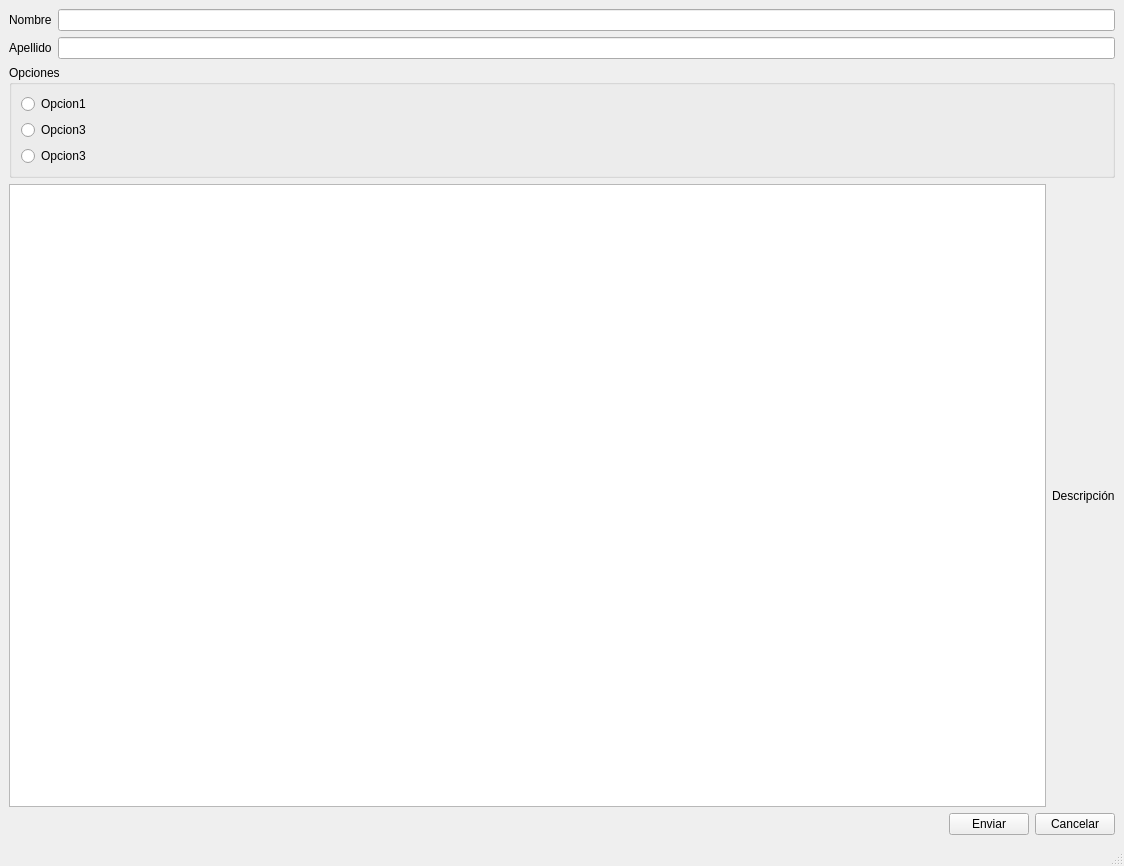
<?xml version="1.0" encoding="UTF-8"?>
<ui version="4.0">
 <class>MainWindow</class>
 <widget class="QMainWindow" name="MainWindow">
  <property name="geometry">
   <rect>
    <x>0</x>
    <y>0</y>
    <width>1124</width>
    <height>866</height>
   </rect>
  </property>
  <property name="windowTitle">
   <string>MainWindow</string>
  </property>
  <widget class="QWidget" name="centralwidget">
   <layout class="QVBoxLayout" name="verticalLayout_2">
    <item>
     <layout class="QHBoxLayout" name="horizontalLayout">
      <item>
       <widget class="QLabel" name="label">
        <property name="text">
         <string>Nombre</string>
        </property>
       </widget>
      </item>
      <item>
       <widget class="QLineEdit" name="lineEdit"/>
      </item>
     </layout>
    </item>
    <item>
     <layout class="QHBoxLayout" name="horizontalLayout_2">
      <item>
       <widget class="QLabel" name="label_2">
        <property name="text">
         <string>Apellido</string>
        </property>
       </widget>
      </item>
      <item>
       <widget class="QLineEdit" name="lineEdit_2"/>
      </item>
     </layout>
    </item>
    <item>
     <widget class="QGroupBox" name="">
      <property name="title">
       <string>Opciones</string>
      </property>
      <layout class="QVBoxLayout" name="verticalLayout">
       <item>
        <widget class="QRadioButton" name="radioButton">
         <property name="text">
          <string>Opcion1</string>
         </property>
        </widget>
       </item>
       <item>
        <widget class="QRadioButton" name="radioButton_2">
         <property name="text">
          <string>Opcion3</string>
         </property>
        </widget>
       </item>
       <item>
        <widget class="QRadioButton" name="radioButton_3">
         <property name="text">
          <string>Opcion3</string>
         </property>
        </widget>
       </item>
      </layout>
     </widget>
    </item>
    <item>
     <layout class="QHBoxLayout" name="horizontalLayout_3">
      <item>
       <widget class="QTextEdit" name="textEdit"/>
      </item>
      <item>
       <widget class="QLabel" name="label_3">
        <property name="text">
         <string>Descripción</string>
        </property>
       </widget>
      </item>
     </layout>
    </item>
    <item>
     <layout class="QHBoxLayout" name="horizontalLayout_4">
      <item>
       <spacer name="horizontalSpacer">
        <property name="orientation">
         <enum>Qt::Orientation::Horizontal</enum>
        </property>
        <property name="sizeHint" stdset="0">
         <size>
          <width>40</width>
          <height>20</height>
         </size>
        </property>
       </spacer>
      </item>
      <item>
       <widget class="QPushButton" name="pushButton">
        <property name="text">
         <string>Enviar</string>
        </property>
       </widget>
      </item>
      <item>
       <widget class="QPushButton" name="pushButton_2">
        <property name="text">
         <string>Cancelar</string>
        </property>
       </widget>
      </item>
     </layout>
    </item>
   </layout>
  </widget>
  <widget class="QMenuBar" name="menubar">
   <property name="geometry">
    <rect>
     <x>0</x>
     <y>0</y>
     <width>1124</width>
     <height>33</height>
    </rect>
   </property>
  </widget>
  <widget class="QStatusBar" name="statusbar"/>
 </widget>
 <resources/>
 <connections/>
</ui>
